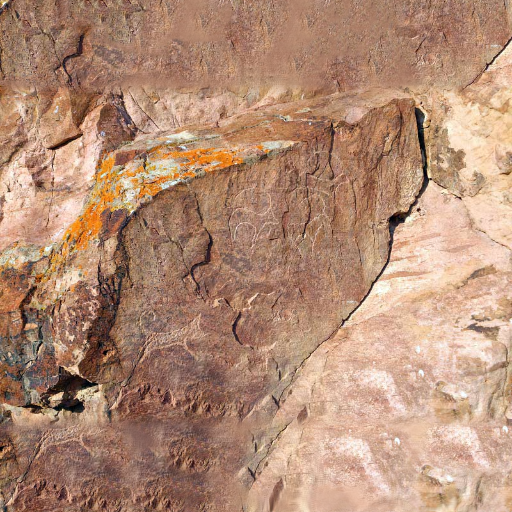
#> input picture dataset/images/2.png, 512 x 512 px, found by its file name
$ python main.py
#> lines starting #> are read from the running program, lines starting #| are printed output that depends on the picture
#> further down, image is the input picture: shape (512, 512, 3); mean B, G, R 117.5, 140.5, 178.9
import cv2
import numpy as np
import matplotlib.pyplot as plt
import os

def unsupervised_segmentation(image, k, spatial_weight=1.0):
    """
    Performs unsupervised segmentation using K-Means on color and spatial features.

    Args:
        image (np.array): The input BGR image.
        k (int): The number of desired segments (clusters).
        spatial_weight (float): How much to weight the pixel coordinates. Tune this value.

    Returns:
        The segmented image.
    """
#> called with k = 3, spatial_weight = 0.5
    h, w, _ = image.shape
#> h = 512; w = 512

    # --- 1. Create the Feature Vector ---
    # Reshape the image to a list of pixels (N, 3)
    pixels = image.reshape((-1, 3))
    pixels = np.float32(pixels)

    # Create the (x, y) coordinates for each pixel
    # np.mgrid creates two grids, one for y-coordinates and one for x-coordinates
    yy, xx = np.mgrid[0:h, 0:w]

    # Reshape the coordinate grids to be single columns
    xy_features = np.stack((xx.flatten(), yy.flatten()), axis=1)

    # Apply the spatial weight. This balances color vs. position.
    # We normalize coordinates to be roughly in the same range as colors.
    xy_features = np.float32(xy_features) * spatial_weight * (255 / max(h, w))

    # Concatenate color features and spatial features
    # Each pixel is now represented by (B, G, R, X, Y)
    features = np.concatenate((pixels, xy_features), axis=1)

    # --- 2. Apply K-Means Clustering ---
    criteria = (cv2.TERM_CRITERIA_EPS + cv2.TERM_CRITERIA_MAX_ITER, 100, 0.2)
    _, labels, centers = cv2.kmeans(features, k, None, criteria, 10, cv2.KMEANS_RANDOM_CENTERS)
#> centers = [[168.1, 192, 226.4, 90.38, 80.8], [71.53, 87.21, 123.7, 36.38, 81.83], [107.8, 134.2, 176.3, 60.06, 41.75]]

    # --- 3. Reconstruct the Segmented Image ---
    # The 'centers' now have 5 dimensions. We only care about the first 3 (the color part).
    quantized_colors = np.uint8(centers[:, :3])
#> quantized_colors = [[168, 192, 226], [71, 87, 123], [107, 134, 176]]

    # Map each label to its corresponding color
    quantized_image = quantized_colors[labels.flatten()]

    # Reshape the image back to its original dimensions
    quantized_image = quantized_image.reshape((image.shape))
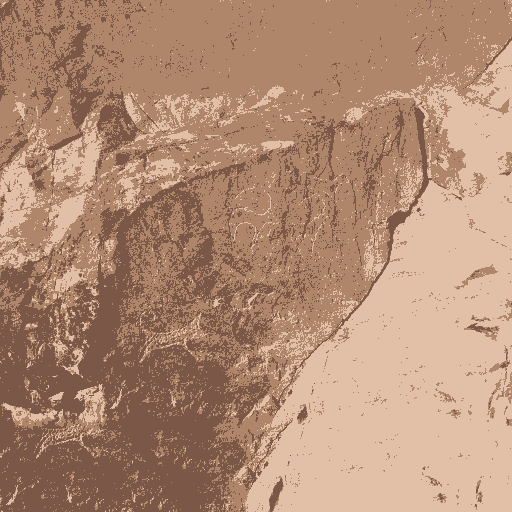
#> quantized_image: shape (512, 512, 3); mean B, G, R 117, 140.4, 178.5

    return quantized_image

if __name__ == "__main__":
    image_path = 'Deeplabv3-resnet/augmented_data/2.png'

    image = cv2.imread(image_path)

    # --- Perform Segmentation ---
    # Number of segments
    k = 3

    # Tune this weight to balance color vs. spatial closeness.
    # Good values are typically between 0.5 and 2.0.
    spatial_weight = 0.5

    print("Performing unsupervised segmentation...")
    segmented_image = unsupervised_segmentation(image, k, spatial_weight)
    print("Segmentation complete.")

    # --- Display the Results ---
    plt.figure(figsize=(12, 6))

    plt.subplot(1, 2, 1)
    plt.title('Original Image')
    plt.imshow(cv2.cvtColor(image, cv2.COLOR_BGR2RGB))
    plt.axis('off')

    plt.subplot(1, 2, 2)
    plt.title(f'Unsupervised Segmentation (k={k}, weight={spatial_weight})')
    plt.imshow(cv2.cvtColor(segmented_image, cv2.COLOR_BGR2RGB))
    plt.axis('off')

    plt.savefig('unsupervised_segmentation_output.png')
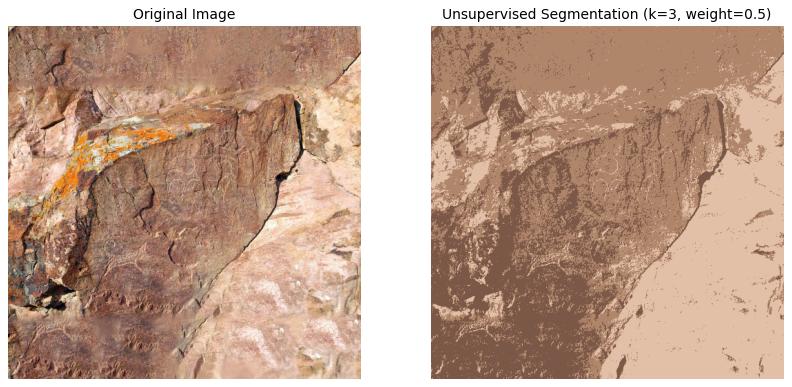
#> figure drawn by matplotlib, 2 panels
    plt.show()

$ run again, with dataset/images/11.png copied over dataset/images/2.png
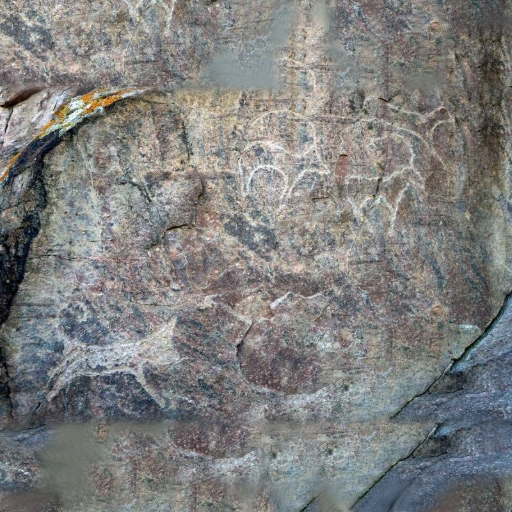
#> input picture dataset/images/11.png, 512 x 512 px, found by its file name
#> image is the input picture: shape (512, 512, 3); mean B, G, R 126.1, 127, 126.6
#> centers = [[108.4, 107.7, 105.4, 103, 67.88], [98.58, 97.6, 96.94, 28.95, 80.36], [155.9, 159.2, 160.4, 55.93, 50.32]]
#> quantized_colors = [[108, 107, 105], [98, 97, 96], [155, 159, 160]]
#> in unsupervised_segmentation, `quantized_image = quantized_image.reshape((image.shape))`:
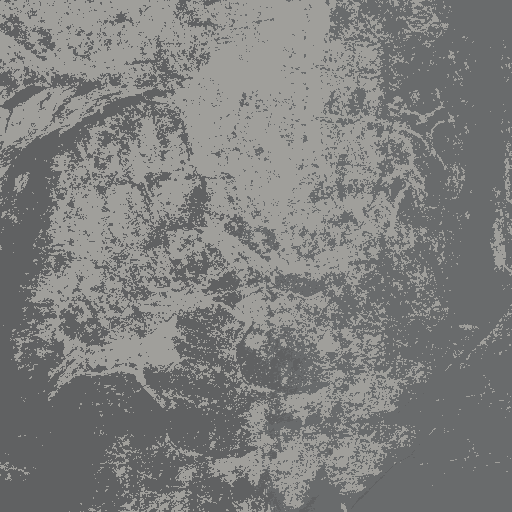
#> quantized_image: shape (512, 512, 3); mean B, G, R 125.4, 126.6, 126.1
#> `plt.savefig('unsupervised_segmentation_output.png')`:
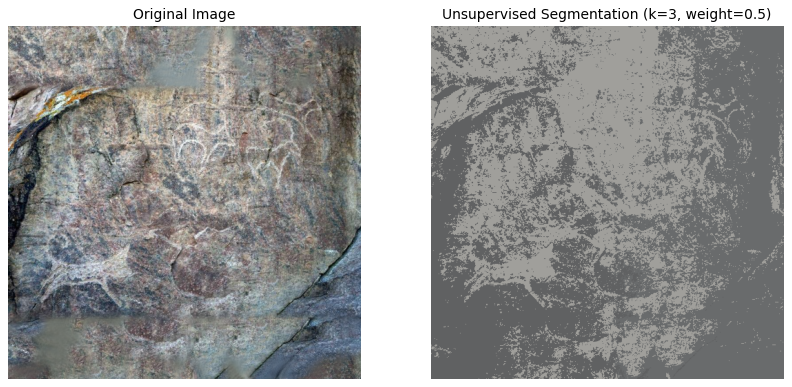
#> figure drawn by matplotlib, 2 panels
